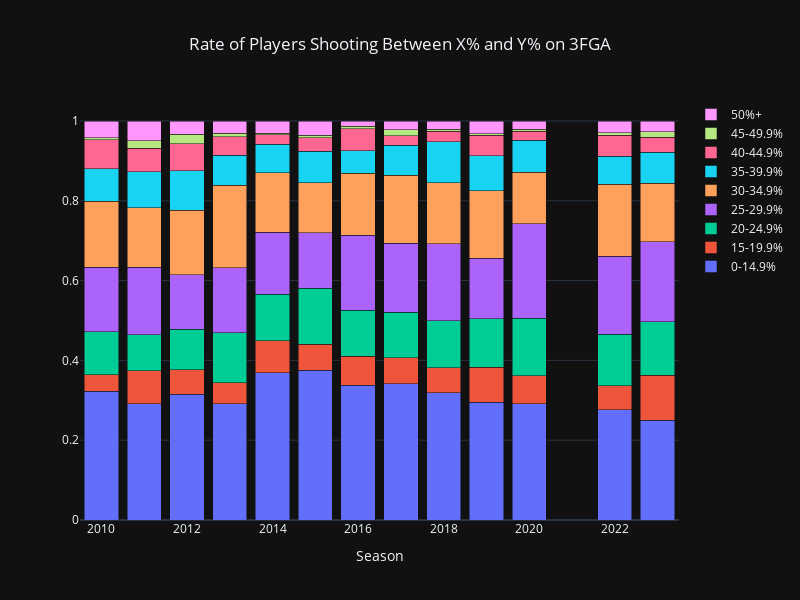

The notebook cell saved with this chart:
### Markdown cell above
#### Key Findings from above:
- rate of players shooting between 0% and 15 % has decreased 2014 and in 2023 was loweset it's ever been (for what we have data for) - rate of ~0.25 compared to 0.38 in 2015
- rate of "decent" shootings (25-30%) has overall increased since 2015
- more players are shooting more 3's but overall (shown above), but the rate of players shooting >30% from three hasn't changed all that much. The main takeaway is that there are much fewer "very poor" 3 point shooters (0-14.9%), so there are fewer players that you can essentially not guard at all out at the three point line

#### Now same thing but show as bar chart

### Code cell
plot = go.Figure(data=[
    go.Bar(
    name = '0-14.9%',
    x = three_pct_norm.columns.values,
    y = three_pct_norm.iloc[0]
    ),
    go.Bar(
    name = '15-19.9%',
    x = three_pct_norm.columns.values,
    y = three_pct_norm.iloc[1]
    ),
    go.Bar(
    name = '20-24.9%',
    x = three_pct_norm.columns.values,
    y = three_pct_norm.iloc[2]
    ),
    go.Bar(
    name = '25-29.9%',
    x = three_pct_norm.columns.values,
    y = three_pct_norm.iloc[3]
    ),
    go.Bar(
    name = '30-34.9%',
    x = three_pct_norm.columns.values,
    y = three_pct_norm.iloc[4]
    ),
    go.Bar(
    name = '35-39.9%',
    x = three_pct_norm.columns.values,
    y = three_pct_norm.iloc[5]
    ),
    go.Bar(
    name = '40-44.9%',
    x = three_pct_norm.columns.values,
    y = three_pct_norm.iloc[6]
    ),
    go.Bar(
    name = '45-49.9%',
    x = three_pct_norm.columns.values,
    y = three_pct_norm.iloc[7]
    ),
    go.Bar(
    name = '50%+',
    x = three_pct_norm.columns.values,
    y = three_pct_norm.iloc[8]
    )],
    layout=go.Layout(
        title="Rate of Players Shooting Between X% and Y% on 3FGA",
        xaxis_title="Season",
        template="plotly_dark",
        width=800,
        height=600,
        title_x = 0.5,
        barmode='stack'             
                 )
    )

plot.show()

#save Figure as jpg image
#plot.write_image("images/ind_3fg_pct_by_season.jpeg", scale=6)

### Figure 1 — Plotly figure (JSON) as saved in the notebook; plotly's stock layout.template omitted (floating-point values rounded to 4 significant figures)
{"data": [{"name": "0-14.9%", "type": "bar", "x": [2010, 2011, 2012, 2013, 2014, 2015, 2016, 2017, 2018, 2019, 2020, 2022, 2023], "y": [0.3227, 0.291, 0.3153, 0.2907, 0.3693, 0.375, 0.3376, 0.3413, 0.3187, 0.2949, 0.2912, 0.276, 0.2495]}, {"name": "15-19.9%", "type": "bar", "x": [2010, 2011, 2012, 2013, 2014, 2015, 2016, 2017, 2018, 2019, 2020, 2022, 2023], "y": [0.04156, 0.08313, 0.06118, 0.05286, 0.07991, 0.06568, 0.07265, 0.06479, 0.06289, 0.08761, 0.07028, 0.06109, 0.1131]}, {"name": "20-24.9%", "type": "bar", "x": [2010, 2011, 2012, 2013, 2014, 2015, 2016, 2017, 2018, 2019, 2020, 2022, 2023], "y": [0.1076, 0.09046, 0.1012, 0.1256, 0.1166, 0.1398, 0.1154, 0.1145, 0.1174, 0.1218, 0.1446, 0.129, 0.1345]}, {"name": "25-29.9%", "type": "bar", "x": [2010, 2011, 2012, 2013, 2014, 2015, 2016, 2017, 2018, 2019, 2020, 2022, 2023], "y": [0.1614, 0.1687, 0.1365, 0.163, 0.1555, 0.1398, 0.188, 0.1728, 0.1929, 0.1517, 0.2369, 0.1946, 0.2008]}, {"name": "30-34.9%", "type": "bar", "x": [2010, 2011, 2012, 2013, 2014, 2015, 2016, 2017, 2018, 2019, 2020, 2022, 2023], "y": [0.1663, 0.1491, 0.1624, 0.207, 0.149, 0.125, 0.156, 0.1706, 0.153, 0.1688, 0.1285, 0.181, 0.1462]}, {"name": "35-39.9%", "type": "bar", "x": [2010, 2011, 2012, 2013, 2014, 2015, 2016, 2017, 2018, 2019, 2020, 2022, 2023], "y": [0.08068, 0.09046, 0.09882, 0.07489, 0.07127, 0.07839, 0.05556, 0.07559, 0.1027, 0.08761, 0.08032, 0.07014, 0.07797]}, {"name": "40-44.9%", "type": "bar", "x": [2010, 2011, 2012, 2013, 2014, 2015, 2016, 2017, 2018, 2019, 2020, 2022, 2023], "y": [0.07335, 0.05868, 0.06824, 0.04626, 0.02376, 0.0339, 0.05556, 0.02376, 0.02725, 0.05128, 0.02209, 0.05204, 0.03704]}, {"name": "45-49.9%", "type": "bar", "x": [2010, 2011, 2012, 2013, 2014, 2015, 2016, 2017, 2018, 2019, 2020, 2022, 2023], "y": [0.00489, 0.01956, 0.02353, 0.008811, 0.00432, 0.006356, 0.00641, 0.01512, 0.004193, 0.004274, 0.006024, 0.006787, 0.01365]}, {"name": "50%+", "type": "bar", "x": [2010, 2011, 2012, 2013, 2014, 2015, 2016, 2017, 2018, 2019, 2020, 2022, 2023], "y": [0.04156, 0.0489, 0.03294, 0.03084, 0.03024, 0.03602, 0.01282, 0.0216, 0.02096, 0.03205, 0.02008, 0.02941, 0.02729]}], "layout": {"barmode": "stack", "height": 600, "title": {"text": "Rate of Players Shooting Between X% and Y% on 3FGA", "x": 0.5}, "width": 800, "xaxis": {"title": {"text": "Season"}}}}
